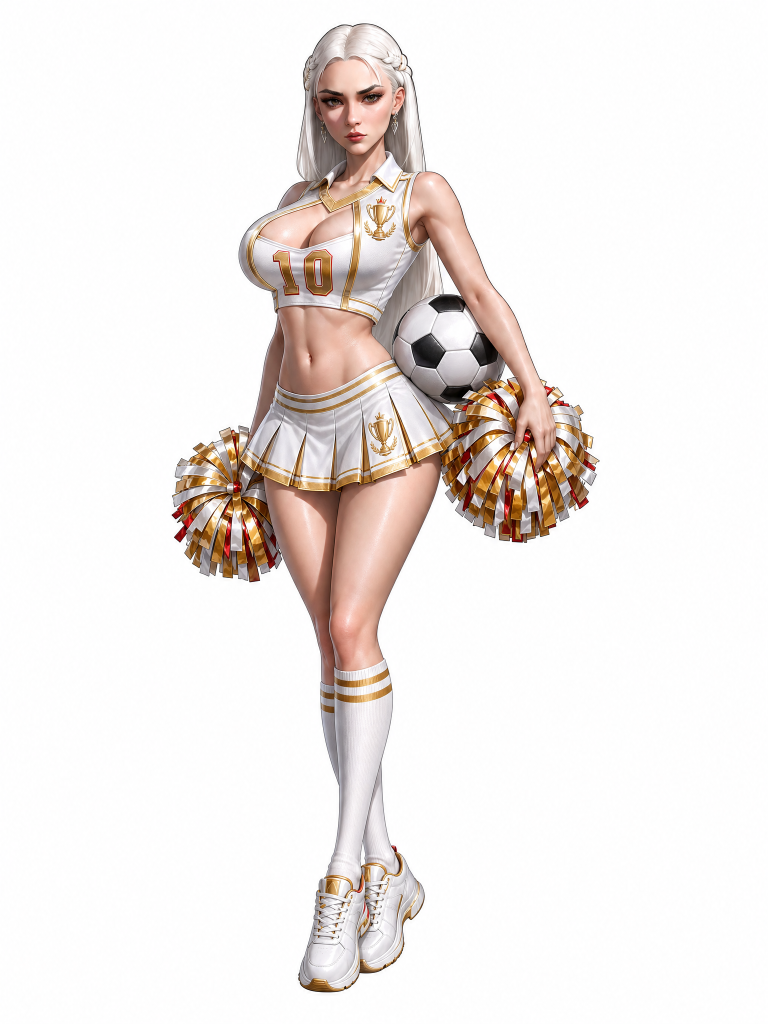
#> input picture KB/产出-本地化与美术/X3/足球宝贝爱莉希雅/足球宝贝爱莉希雅_FINAL_白金高质量_v1.png, 1536 x 2048 px (shown at 1/2 size)
$ python '_头像预览合成.py' '../../足球宝贝爱莉希雅/足球宝贝爱莉希雅_FINAL_白金高质量_v1.png' '../../足球宝贝爱莉希雅/足球宝贝爱莉希雅_FINAL_白金高质量_v1.png'
#> lines starting #> are read from the running program, lines starting #| are printed output that depends on the picture
# -*- coding: utf-8 -*-
r"""荣耀之路头像框 — 塞真实头像预览「游戏内观感」(通用·任意国家框复用)。
自动探框中心透明洞(BFS flood fill)→ 裁英雄头肩 → 头像垫底缩放居中 → 框盖上 → 出透明版+深色UI底版两张。
游戏里头像渲染在框【底下】,框叠上层,故合成顺序=头像层→框。

用法:
  python _头像预览合成.py <框png路径> [英雄立绘png路径]
  例: python _头像预览合成.py "荣耀之路头像框_国家特色版\WC_SF_Frame_FRA.png"
产出(同框目录): _预览_<框名>_含头像.png(透明) + _预览_<框名>_含头像_游戏内感.png(深蓝灰底)
默认英雄=足球宝贝爱莉希雅FINAL(本次世界杯主角)。换头像传第二个参数即可。
"""
import sys, io, pathlib
from collections import deque
from PIL import Image, ImageDraw
sys.stdout = io.TextIOWrapper(sys.stdout.buffer, encoding='utf-8', errors='replace')

if len(sys.argv) < 2:
    sys.exit("用法: python _头像预览合成.py <框png路径> [英雄立绘png]")
FRAME = sys.argv[1]
HERO = sys.argv[2] if len(sys.argv) > 2 else r"C:\ADHD_agent\KB\产出-本地化与美术\X3\足球宝贝爱莉希雅\足球宝贝爱莉希雅_FINAL_白金高质量_v1.png"
fp = pathlib.Path(FRAME)
OUT_TRANS = str(fp.with_name(f"_预览_{fp.stem}_含头像.png"))
OUT_UI    = str(fp.with_name(f"_预览_{fp.stem}_含头像_游戏内感.png"))

frame = Image.open(FRAME).convert("RGBA")
W, H = frame.size
#> W = 1536; H = 2048
a = frame.split()[3]
#> a: PIL image 1536x2048 L; every value is 255

# --- 中心透明洞: 从中心 BFS 出【真实窗口形状】(不是圆·框啥形头像填啥形) ---
S = 768
px = a.resize((S, S), Image.NEAREST).load()
seen = [[False]*S for _ in range(S)]
cx, cy = S//2, S//2
if px[cx, cy] >= 40:  # 中心不透明→螺旋找最近透明点
    found = None
    for r in range(1, S//2):
        for dx in range(-r, r+1):
            for dy in (-r, r):
                x, y = cx+dx, cy+dy
                if 0 <= x < S and 0 <= y < S and px[x, y] < 40:
                    found = (x, y); break
            if found: break
        if found: break
    if found: cx, cy = found
q = deque([(cx, cy)]); seen[cy][cx] = True
minx = maxx = cx; miny = maxy = cy
holemask_s = Image.new("L", (S, S), 0); hm = holemask_s.load()
#> after `holemask_s = Image.new('L', (S, S), 0)`: holemask_s: PIL image 768x768 L; every value is 0
while q:
    x, y = q.popleft(); hm[x, y] = 255
    minx, maxx = min(minx, x), max(maxx, x); miny, maxy = min(miny, y), max(maxy, y)
    for dx, dy in ((1,0),(-1,0),(0,1),(0,-1)):
        nx, ny = x+dx, y+dy
        if 0 <= nx < S and 0 <= ny < S and not seen[ny][nx] and px[nx, ny] < 40:
            seen[ny][nx] = True; q.append((nx, ny))
sc = W / S
#> sc = 2
hx0, hy0, hx1, hy1 = minx*sc, miny*sc, maxx*sc, maxy*sc
#> hx0 = 768; hy0 = 768; hx1 = 768; hy1 = 768
hw, hh = hx1-hx0, hy1-hy0
#> hw = 0; hh = 0
hole_cx, hole_cy = (hx0+hx1)/2, (hy0+hy1)/2
#> hole_cx = 768; hole_cy = 768
# 真实窗口蒙版(升到全分辨率)——头像只在此形状内显示,和框严丝合缝
HOLE = holemask_s.resize((W, H), Image.BILINEAR)
print(f"中心洞 bbox: ({hx0:.0f},{hy0:.0f})-({hx1:.0f},{hy1:.0f}) {hw:.0f}x{hh:.0f} (用真实窗口形状蒙版)")

# --- 裁英雄头肩 + 按【脸锚点】对位(默认英雄=足球宝贝爱莉希雅FINAL 1536x2048) ---
hero = Image.open(HERO).convert("RGBA")
HW, HH = hero.size
#> HW = 1536; HH = 2048
# 默认英雄的裁剪框+脸中心(占裁框比例)。换别的英雄需重标这两个常量。
CROP_BOX = (470, 60, 1010, 600)          # 头+肩方形裁剪
FACE_FRAC = (0.43, 0.28)                  # 脸中心在裁框内的相对位置(x,y)
crop = hero.crop(CROP_BOX).convert("RGBA")
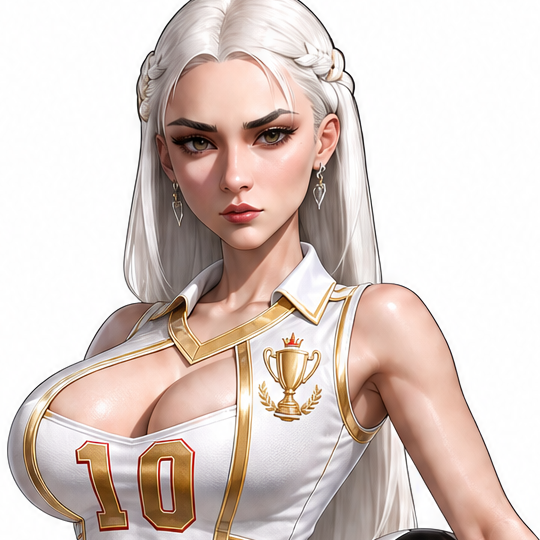
#> crop: PIL image 540x540 RGBA; mean R, G, B, A 219.4, 204.7, 198.4, 255
cw, ch = crop.size
#> cw = 540; ch = 540
# 缩放: 盖满整个窗口(cover·消除方形白边)——按宽高较大比例放大
scale = max(hw / cw, hh / ch) * 1.02
#> (the run stopped early here; a loop or call above may not have finished)
